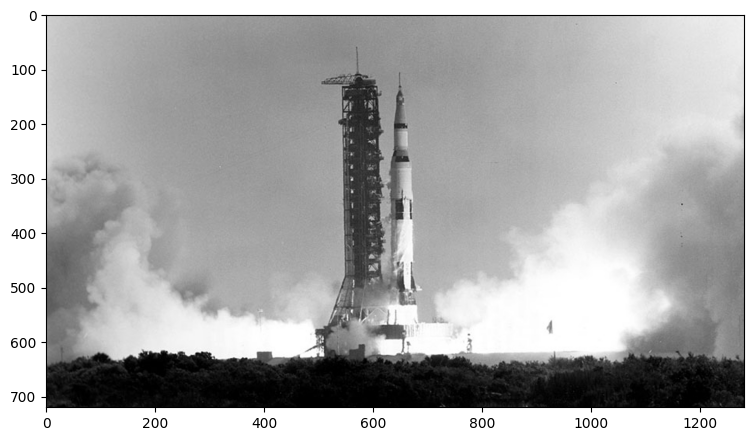
#> input picture Image Drawing /download.png, 753 x 441 px
$ python d_line.py
#> lines starting #> are read from the running program, lines starting #| are printed output that depends on the picture; after the words box and inside, x2 and y2 are one past the last pixel; in counts of white or black regions, pixels touching at a corner belong together
import cv2 as cv
img = cv.imread("download.png")
#> img is the input picture: shape (441, 753, 3); min 0, max 255, mean 170.7

if img is None:
    print("Oops! Image not found.")

else:
    print("Image Loaded Successfully.")
    pt1 = (200 , 50)
    pt2 = (300, 400)
    color = (0 , 0 , 255)
    thickness = 4

    cv.line (img , pt1, pt2 , color , thickness)
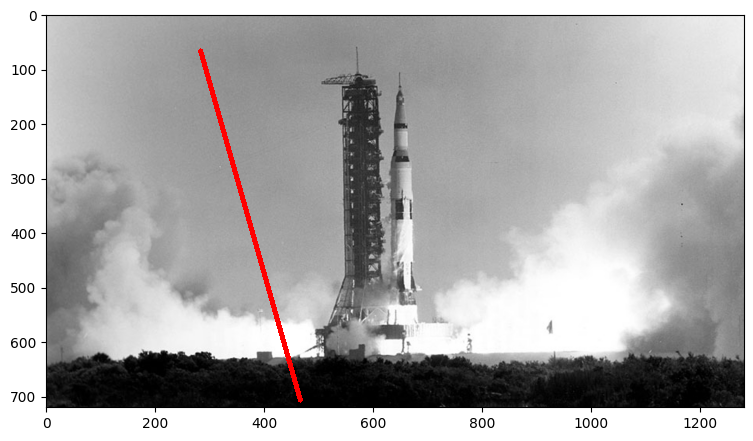
#> img: shape (441, 753, 3); 0.56% of pixels changed, all inside (x1, y1, x2, y2) = (198, 48, 303, 403)

    cv.imshow("Line Image", img)
    cv.waitKey(0)
    cv.destroyAllWindows()

$ run again, with Image Drawing /Text.png copied over Image Drawing /download.png
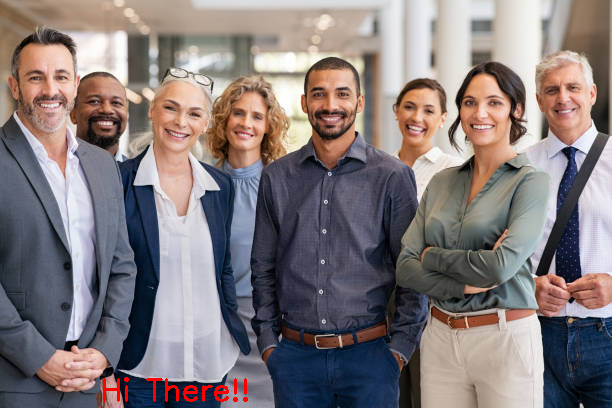
#> input picture Image Drawing /Text.png, 612 x 408 px
#> img is the input picture: shape (408, 612, 3); mean B, G, R 123, 121.8, 131.3
#> `cv.line (img , pt1, pt2 , color , thickness)`:
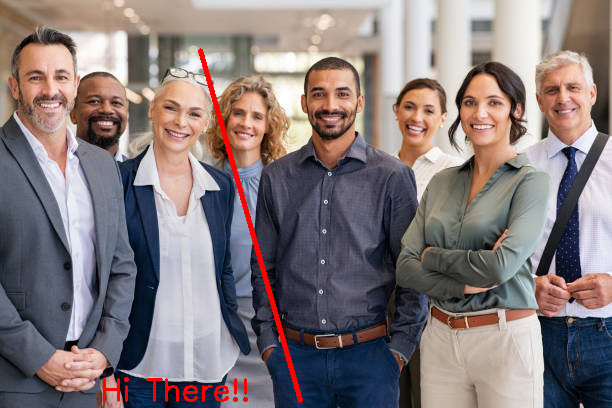
#> img: shape (408, 612, 3); 0.75% of pixels changed, all inside (x1, y1, x2, y2) = (198, 48, 303, 403)
